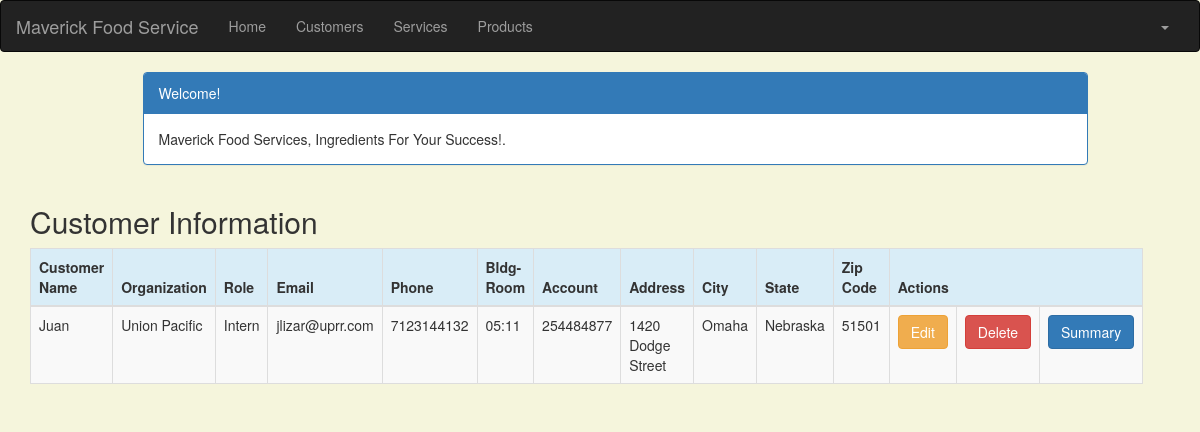
/customer_list (signed in), run on the app's committed database.
### crm/models.py (models this page shows, shortened)
class Customer(models.Model):
    cust_name = models.CharField(max_length=50)
    organization = models.CharField(max_length=100, blank=True)
    role = models.CharField(max_length=100)
    email = models.EmailField(max_length=100)
    bldgroom = models.CharField(max_length=100)
    address = models.CharField(max_length=200)
    account_number = models.IntegerField(blank=False, null=False)
    city = models.CharField(max_length=50)
    state = models.CharField(max_length=50)
    zipcode = models.CharField(max_length=10)
    phone_number = models.CharField(max_length=50)
    created_date = models.DateTimeField(
        default=timezone.now
    )
    updated_date = models.DateTimeField(auto_now=True)

### crm/views.py (the view)
# urls.py: path('customer_list', views.customer_list, name='customer_list'),
@login_required
def customer_list(request):
    customer = Customer.objects.filter(created_date__lte=timezone.now())
    return render(request, 'crm/customer_list.html',
                  {'customers': customer})

### crm/templates/crm/customer_list.html (shortened to what this page needs)
<!DOCTYPE html>
<html lang="en">
{% extends 'crm/base.html' %}
{% block content %}
    <html lang="">
    <head>
        <link rel="stylesheet" href="https://maxcdn.bootstrapcdn.com/bootstrap/3.3.4/css/bootstrap.min.css">
    </head>
    <body>
    <div class="container">
        <div class="row">
            <div class="col-md-10 col-md-offset-1">
                <div class="panel panel-primary">
                    <div class="panel-heading">Welcome!</div>
                    <div class="panel-body">
                        Maverick Food Services, Ingredients For Your Success!.
                    </div>
                </div>
            </div>
        </div>
    </div>
    <div class="row">
        <h2 style="padding-left: 15Px">Customer Information</h2>
    </div>
    <div>
        <table class="table table-striped table-bordered table-hover">
            <thead>
            <tr class="bg-info">
                <th>Customer Name</th>
                <th>Organization</th>
                <th>Role</th>
                <th>Email</th>
                <th>Phone</th>
                <th>Bldg-Room</th>
                <th>Account</th>
                <th>Address</th>
                <th>City</th>
                <th>State</th>
                <th>Zip Code</th>
                <th colspan="3">Actions</th>
            </tr>
            </thead>
            <tbody>
            {% for customer in customers %}
                <tr>
                    <td>{{ customer.cust_name }}</td>
                    <td>{{ customer.organization }}</td>
                    <td>{{ customer.role }}</td>
                    <td>{{ customer.email }}</td>
                    <td>{{ customer.phone_number }}</td>
                    <td>{{ customer.bldgroom }}</td>
                    <td>{{ customer.account_number }}</td>
                    <td>{{ customer.address }}</td>
                    <td>{{ customer.city }}</td>
                    <td>{{ customer.state }}</td>
                    <td>{{ customer.zipcode }}</td>
                    <td><a href="{% url 'crm:customer_edit' pk=customer.pk %}" class="btn btn-warning">Edit</a>
                    <td><a href="{% url 'crm:customer_delete' pk=customer.pk %}"
                           onclick="return confirm('Are you sure you want to delete?')"
                           class="btn btn-danger">Delete</a>
                    </td>
                    <td><a href="{% url 'crm:summary' pk=customer.pk %}" class="btn btn-primary">Summary</a>
                </tr>
            {% endfor %}
            </tbody>
        </table>
    </div>
    </body>
    </html>
{% endblock %}

### crm/templates/crm/customer_list.html (style rules this page uses)
body { background-color: beige; }

### data on the page
Customer: cust_name "Juan", organization "Union Pacific", role "Intern", email "jlizar@uprr.com", phone_number "7123144132", bldgroom "05:11", account_number "254484877", address "1420 Dodge Street", city "Omaha", state "Nebraska", zipcode "51501"
